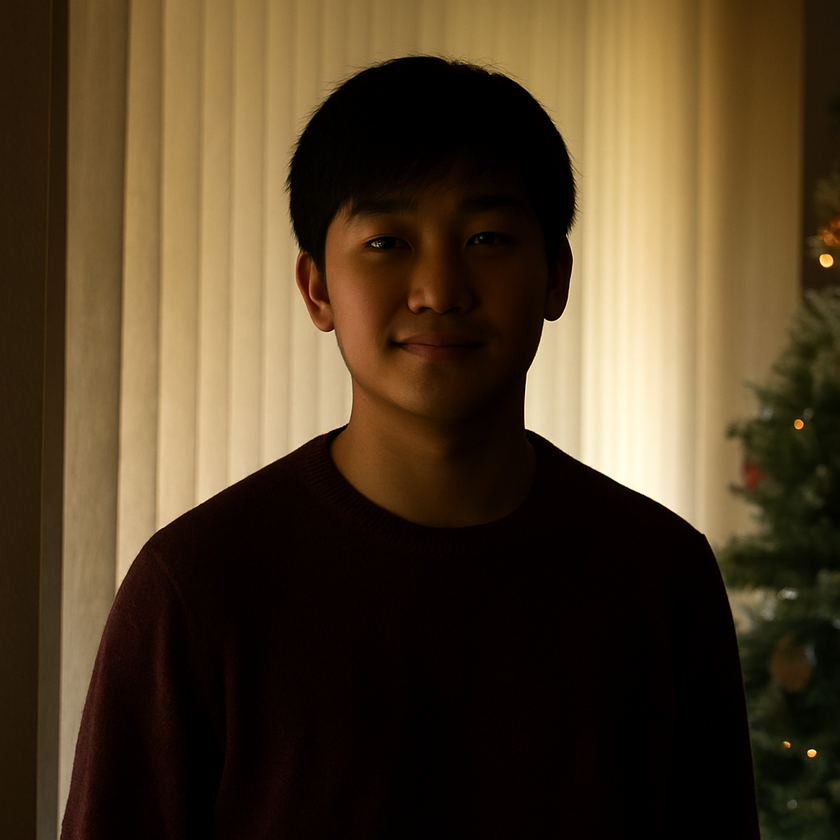
#> input picture data/raw/sample1.png, 840 x 840 px, shrunk from 1024 x 1024 before the run; its folder holds only this picture in this run
$ python exposure_correction.py   (older library calls are emulated)
#> lines starting #> are read from the running program, lines starting #| are printed output that depends on the picture; after the words box and inside, x2 and y2 are one past the last pixel; in counts of white or black regions, pixels touching at a corner belong together
# src/color_tool/preprocessing/exposure_correction.py
"""
Exposure + WB correction tuned for skin/hair/eye color analysis.

Pipeline:
  sRGB→linear → (skin-aware) exposure gain + soft roll-off
  → Shades-of-Gray WB (with Gray-World fallback)
  → back to sRGB → denoise → LAB(L*) CLAHE (adaptive)
  → mild a*/b* recenter (scaled by bias) → metrics & quality gate
"""

from __future__ import annotations
import os
import json
from dataclasses import dataclass
from typing import Tuple, Dict

import cv2
import numpy as np


# ----------------------- Config -----------------------

@dataclass
class PreprocessConfig:
    # Exposure
    target_mid_gray: float = 0.42      # desired midtone
    midtone_percentile: float = 60.0   # percentile treated as "midface"
    exposure_gain_min: float = 0.6     # >>> NEW: safer lower clamp (was 0.5)
    exposure_gain_max: float = 2.4     # >>> NEW: lower ceiling to avoid blowouts (was 3.0)

    # White balance
    wb_p_norm: int = 4
    wb_gain_clip: float = 1.8         # >>> NEW: safer cap (was 3.0)

    # LAB / CLAHE
    clahe_tile: int = 8
    clahe_clip_min: float = 1.4        # >>> NEW: gentler (was 1.5)
    clahe_clip_max: float = 3.5        # >>> NEW: avoid plasticky look (was 5.0)

    # a*/b* centering
    ab_shift_cap: float = 4.0          # >>> NEW: gentler cap (was 6.0)
    ab_full_shift_bias: float = 6.0    # >>> NEW: require stronger cast for full shift (was 5.0)

    # Quality thresholds (optional)
    max_overexp_pct: float = 2.0       # >>> NEW: tighter (was 3.0)
    max_underexp_pct: float = 8.0      # >>> NEW: looser shadow tolerance (was 5.0)
    max_ab_bias: float = 3.0           # tighter neutrality tolerance (was 3.5)
    min_blur_var: float = 60.0         # Laplacian variance lower bound

    # midtone range and max luminance for no-edit window
    min_midtone: float = 0.38   # >>> NEW: wider no-edit window (was 0.38)
    max_midtone: float = 0.54   # >>> NEW: wider no-edit window (was 0.54)
    max_safe_highs: float = 0.88 # >>> NEW: allow slightly brighter highlights (was 0.95)

    skin_min_fraction: float = 0.10    # >>> NEW: need enough skin to judge (was 0.02)

# ----------------------- Color space helpers -----------------------

def srgb_to_linear(img_u8: np.ndarray) -> np.ndarray:
    """uint8 sRGB (0..255, BGR) -> linear (0..1, BGR)."""
    x = img_u8.astype(np.float32) / 255.0
    return np.where(x <= 0.04045, x / 12.92, ((x + 0.055) / 1.055) ** 2.4)


def linear_to_srgb(img_lin: np.ndarray) -> np.ndarray:
    """linear (0..1, BGR) -> uint8 sRGB (0..255, BGR)."""
    x = np.where(img_lin <= 0.0031308, 12.92 * img_lin,
                 1.055 * (img_lin ** (1 / 2.4)) - 0.055)
    return np.clip(np.round(x * 255.0), 0, 255).astype(np.uint8)


def luminance_from_linear_bgr(lin_bgr: np.ndarray) -> np.ndarray:
    """ Luminance Y from linear BGR image."""
    B, G, R = lin_bgr[..., 0], lin_bgr[..., 1], lin_bgr[..., 2]
    return 0.2126 * R + 0.7152 * G + 0.0722 * B


# ----------------------- Building blocks -----------------------

def soft_tone(x: np.ndarray, k: float = 0.85) -> np.ndarray:
    """
    Highlight-preserving roll-off in linear space.
    x in [0,1]
    """
    return (x * (1.0 + k)) / (x + k + 1e-8)


def quick_skin_mask(bgr_u8: np.ndarray) -> np.ndarray:
    """
    Very lightweight skin mask (union of YCrCb and HSV rules), median smoothed.
    Returns uint8 mask {0,255}.
    """
    # YCrCb rule
    ycrcb = cv2.cvtColor(bgr_u8, cv2.COLOR_BGR2YCrCb)
    Y, Cr, Cb = cv2.split(ycrcb)
    m1 = (Cr >= 135) & (Cr <= 180) & (Cb >= 85) & (Cb <= 135)

    # HSV rule (avoid very low saturation and extremes)
    hsv = cv2.cvtColor(bgr_u8, cv2.COLOR_BGR2HSV)
    H, S, V = cv2.split(hsv)
    m2 = (S >= 40) & (V >= 35) & (V <= 240)

    mask = (m1 & m2).astype(np.uint8) * 255
    if mask.mean() > 0:
        mask = cv2.medianBlur(mask, 5)
    return mask


def estimate_exposure_gain(lin_bgr: np.ndarray, target: float, pct: float,
                           gmin: float, gmax: float,
                           skin_mask: np.ndarray | None = None) -> float:
    """
    Robust midtone-based global gain. If a usable skin mask is provided, we
    compute the percentile on skin only.
    """
    if skin_mask is not None and (skin_mask > 0).mean() >= 0.02:
        # Use only skin pixels
        lin_skin = lin_bgr[skin_mask > 0]
        R, G, B = lin_skin[:, 2], lin_skin[:, 1], lin_skin[:, 0]
        Y = 0.2126 * R + 0.7152 * G + 0.0722 * B
    else:
        Y = luminance_from_linear_bgr(lin_bgr)

    mid = float(np.percentile(Y, pct))
    if mid < 1e-6:
        return 1.0
    return float(np.clip(target / mid, gmin, gmax))


def shades_of_gray_wb(lin_bgr: np.ndarray, p: int, clip: float) -> Tuple[np.ndarray, np.ndarray]:
    """
    Shades-of-Gray white balance (Minkowski p-norm).
    Returns (balanced_linear_bgr, gains_bgr).
    """
    eps = 1e-8
    # Compute per-channel p-norm means
    m = np.power(np.mean(np.power(lin_bgr, p), axis=(0, 1)) + eps, 1 / p)  # B,G,R
    gains = m.mean() / m
    gains = np.clip(gains, 1.0 / clip, clip)
    out = np.clip(lin_bgr * gains, 0.0, 1.0)
    return out, gains

def gray_world_wb(lin_bgr: np.ndarray, clip: float) -> Tuple[np.ndarray, np.ndarray]:
    """ Gray-World white balance."""
    mean = lin_bgr.mean(axis=(0, 1))
    gains = mean.mean() / (mean + 1e-8)
    gains = np.clip(gains, 1.0 / clip, clip)
    out = np.clip(lin_bgr * gains, 0.0, 1.0)
    return out, gains


def lab_mean_ab(bgr_u8: np.ndarray) -> Tuple[float, float]:
    """ Mean a* and b* from uint8 BGR image."""
    lab = cv2.cvtColor(bgr_u8, cv2.COLOR_BGR2LAB)
    a = lab[..., 1].astype(np.float32) - 128.0
    b = lab[..., 2].astype(np.float32) - 128.0
    return float(a.mean()), float(b.mean())


def laplacian_var(gray_u8: np.ndarray) -> float:
    """ Laplacian variance (sharpness) from uint8 grayscale image."""
    return float(cv2.Laplacian(gray_u8, cv2.CV_64F).var())


# >>> NEW: luminance percentiles & adaptive roll-off strength helpers
def luminance_percentiles(lin_bgr: np.ndarray, mask: np.ndarray | None = None):
    """Return key luminance percentiles on linear Y (optionally skin-only)."""
    Y = luminance_from_linear_bgr(lin_bgr)
    if mask is not None and (mask > 0).any():
        Y = Y[mask > 0]
    return (float(np.percentile(Y, 5.0)),
            float(np.percentile(Y, 50.0)),
            float(np.percentile(Y, 95.0)),
            float(np.percentile(Y, 99.0)))


def k_for_soft_tone(y95: float) -> float:
    """Adaptive highlight roll-off: stronger when bright highlights exist."""
    # y95 <= 0.75 -> mild roll-off; y95 >= 0.95 -> strong roll-off
    return float(np.interp(y95, [0.75, 0.95], [0.85, 1.8]))


# ----------------------- Core routine -----------------------

def correct_exposure(
    bgr_u8: np.ndarray,
    cfg: PreprocessConfig | None = None
) -> Tuple[np.ndarray, Dict]:
    """
    Exposure + WB + mild LAB cleanup. Returns (corrected_bgr_u8, metrics).
    """
    if cfg is None:
        cfg = PreprocessConfig()

    report: Dict = {}

    # Pre metrics (for debugging/quality gate)
    pre_a, pre_b = lab_mean_ab(bgr_u8)
    pre_ab_bias = float(np.hypot(pre_a, pre_b))
    pre_over = float((bgr_u8 >= 250).mean() * 100.0)
    pre_under = float((bgr_u8 <= 5).mean() * 100.0)
    pre_blur = laplacian_var(cv2.cvtColor(bgr_u8, cv2.COLOR_BGR2GRAY))

    # 1) sRGB → linear
    lin = srgb_to_linear(bgr_u8)

    # >>> TWEAK: build skin & luminance stats early + wider NO-EDIT WINDOW + jitter guard
    skin = quick_skin_mask(bgr_u8)
    skin_frac = float((skin > 0).mean())

    # Luminance percentiles (global & skin-only)
    g_y5, g_y50, g_y95, g_y99 = luminance_percentiles(lin)
    s_y5, s_y50, s_y95, s_y99 = luminance_percentiles(
        lin, skin if skin_frac >= cfg.skin_min_fraction else None
    )

    # Prefer skin stats when enough skin is present
    use_skin_stats = (skin_frac >= cfg.skin_min_fraction)
    y50 = s_y50 if use_skin_stats else g_y50
    y95 = s_y95 if use_skin_stats else g_y95

    # -------- NO-EDIT WINDOW: leave already-good exposures untouched ----------
    # Wider band: treat 0.36–0.56 as acceptable midtone; highlights safe up to 0.96
    adequate_mid = cfg.min_midtone <= y50 <= cfg.max_midtone
    safe_highs  = y95 <= cfg.max_safe_highs

    if adequate_mid and safe_highs:
        # Small "jitter" guard—if a computed gain would move midtone by < 0.03, skip edits anyway
        # (protects borderline-good images from tiny, unnecessary changes)
        est_gain = cfg.target_mid_gray / max(y50, 1e-6)
        if abs((y50 * est_gain) - y50) < 0.03:
            report.update({
                "pre": {
                    "ab_bias": pre_ab_bias,
                    "overexp_pct": pre_over,
                    "underexp_pct": pre_under,
                    "blur_var": pre_blur,
                },
                "exposure_gain": 1.0,
                "used_skin_mask": bool(use_skin_stats),
                "skin_fraction": skin_frac,
                "wb_method": "noop",
                "wb_gains_bgr": (1.0, 1.0, 1.0),
                "clahe_clip_used": 0.0,
                "a_shift": 0.0,
                "b_shift": 0.0,
            })
            report["post"] = report["pre"]
            report["lighting_ok"] = True
            report["wb_ok"] = True
            report["sharp_ok"] = pre_blur > cfg.min_blur_var
            report["overall_ok"] = bool(report["lighting_ok"] and report["wb_ok"] and report["sharp_ok"])
            return bgr_u8, report
# --------------------------------------------------------------------------

    # 2) Exposure gain (skin-aware if possible) + soft roll-off with predicted clip guard
    use_skin = (skin_frac >= cfg.skin_min_fraction)

    proposed_gain = estimate_exposure_gain(
        lin, cfg.target_mid_gray, cfg.midtone_percentile,
        cfg.exposure_gain_min, cfg.exposure_gain_max,
        skin_mask=skin if use_skin else None
    )

    if use_skin and (0.4 <= y50 <= 0.56) and (pre_ab_bias <= 2.2):
        # prevent lifting if skin already mid-bright and chroma is healhty:
        proposed_gain = min(proposed_gain, 1.15)

    # >>> TWEAK: dynamic max gain — allow higher ceiling only when skin is clearly dark
    # (keeps good/brighter images safe, but lifts sample2–4)
    _, _, y95_sel, y99_sel = (s_y5, s_y50, s_y95, s_y99) if use_skin else (g_y5, g_y50, g_y95, g_y99)

    if y50 < 0.34 or y95_sel < 0.80:
        dyn_max = max(cfg.exposure_gain_max, 2.9)   # allow stronger lift for very dark faces
    elif y50 < 0.40:
        dyn_max = max(cfg.exposure_gain_max, 2.7)
    else:
        dyn_max = cfg.exposure_gain_max

    # Always clip by highlight safety using 99th percentile (skin-first)
    max_gain_clip = 0.98 / max(y99_sel, 1e-3)
    max_gain_clip *= 0.98  # small safety margin

    proposed_gain = float(min(proposed_gain, dyn_max, max_gain_clip))

    # Additional backoff if highlights would still push too high
    if (y95_sel * proposed_gain) > 0.95:
        proposed_gain *= 0.92

    gain = float(proposed_gain)

    # Adaptive highlight roll-off strength based on current y95
    k = k_for_soft_tone(y95_sel)
    lin = soft_tone(lin * gain, k=k)

    report["exposure_gain"] = gain
    report["used_skin_mask"] = bool(use_skin)
    report["skin_fraction"] = float(skin_frac)


    # 3) White balance: SoG with adaptive GW blend if SoG does not improve ab-bias enough
    sog_lin, sog_gains = shades_of_gray_wb(lin, cfg.wb_p_norm, cfg.wb_gain_clip)
    sog_bgr = linear_to_srgb(sog_lin)
    a1, b1 = lab_mean_ab(sog_bgr)
    sog_bias = np.hypot(a1, b1)

    gw_lin, gw_gains = gray_world_wb(lin, cfg.wb_gain_clip)
    gw_bgr = linear_to_srgb(gw_lin)
    ag, bg = lab_mean_ab(gw_bgr)
    gw_bias = np.hypot(ag, bg)

    # pick blend based on which reduces pre-bias more; interpolate when similar
    def improvement(b): return max(0.0, pre_ab_bias - b)
    imp_sog, imp_gw = improvement(sog_bias), improvement(gw_bias)
    total = imp_sog + imp_gw + 1e-6
    w_gw = float(np.clip(imp_gw / total, 0.0, 1.0))   # 0..1
    w_gw = 0.2 + 0.6 * w_gw                           # keep some SoG; range ≈ [0.2, 0.8]
    lin = np.clip(w_gw * gw_lin + (1.0 - w_gw) * sog_lin, 0, 1)

    report["wb_method"] = f"adaptive_blend_gw={w_gw:.2f}"
    report["wb_gains_bgr"] = tuple(float(x) for x in (w_gw * gw_gains + (1.0 - w_gw) * sog_gains))

    # 4) Back to sRGB → light denoise before LAB work
    bgr_corr = linear_to_srgb(lin)
    bgr_corr = cv2.fastNlMeansDenoisingColored(bgr_corr, None, h=3, hColor=3,
                                               templateWindowSize=7, searchWindowSize=21)

    # 5) Adaptive CLAHE on L* only
    # Contrast proxy: std of L* (0..255). Map to clip limit [min, max].
    # >>> NEW: only apply CLAHE when actually low-contrast to avoid waxy look
    lab = cv2.cvtColor(bgr_corr, cv2.COLOR_BGR2LAB)
    L = lab[..., 0].astype(np.float32)
    L_std = float(L.std())
    apply_clahe = L_std < 32.0
    if apply_clahe:
        clip = np.clip(1.2 + 4.0 * (L_std / 64.0), cfg.clahe_clip_min, cfg.clahe_clip_max)
        clahe = cv2.createCLAHE(clipLimit=float(clip), tileGridSize=(cfg.clahe_tile, cfg.clahe_tile))
        lab[..., 0] = clahe.apply(lab[..., 0])
        report["clahe_clip_used"] = float(clip)
    else:
        report["clahe_clip_used"] = 0.0

    # 6) Gentle a*/b* recenter, scaled by current bias and capped
    a = lab[..., 1].astype(np.float32) - 128.0
    b = lab[..., 2].astype(np.float32) - 128.0
    a_mean, b_mean = float(a.mean()), float(b.mean())
    ab_bias = float(np.hypot(a_mean, b_mean))
    # >>> NEW: skip if already near neutral; otherwise gentle nudge
    if ab_bias > 1.0:
        scale = np.clip((ab_bias - 1.0) / cfg.ab_full_shift_bias, 0.0, 1.0)  # only strong casts get full shift
        a_shift = float(np.clip(-a_mean * scale, -cfg.ab_shift_cap, cfg.ab_shift_cap))
        b_shift = float(np.clip(-b_mean * scale, -cfg.ab_shift_cap, cfg.ab_shift_cap))
        lab[..., 1] = np.clip(lab[..., 1].astype(np.float32) + a_shift, 0, 255).astype(np.uint8)
        lab[..., 2] = np.clip(lab[..., 2].astype(np.float32) + b_shift, 0, 255).astype(np.uint8)
    else:
        a_shift = 0.0
        b_shift = 0.0

    bgr_corr = cv2.cvtColor(lab, cv2.COLOR_LAB2BGR)

    # Post metrics
    overexp = float((bgr_corr >= 250).mean() * 100.0)
    underexp = float((bgr_corr <= 5).mean() * 100.0)
    blur = laplacian_var(cv2.cvtColor(bgr_corr, cv2.COLOR_BGR2GRAY))
    post_a, post_b = lab_mean_ab(bgr_corr)
    post_ab_bias = float(np.hypot(post_a, post_b))

    # >>> NEW: skin-weighted exposure stats after correction
    lin_post = srgb_to_linear(bgr_corr)
    sg_y5, sg_y50, sg_y95, sg_y99 = luminance_percentiles(
        lin_post, skin if skin_frac >= cfg.skin_min_fraction else None
    )

    report.update({
        "pre": {
            "ab_bias": pre_ab_bias,
            "overexp_pct": pre_over,
            "underexp_pct": pre_under,
            "blur_var": pre_blur,
        },
        "post": {
            "ab_bias": post_ab_bias,
            "overexp_pct": overexp,
            "underexp_pct": underexp,
            "blur_var": blur,
            "skin_y50": sg_y50,
            "skin_y95": sg_y95,
        },
        "clahe_clip_used": report.get("clahe_clip_used", 0.0),
        "a_shift": a_shift,
        "b_shift": b_shift,
    })

    # Quality gate (useful for “retake photo” prompts)
    # >>> NEW: prioritize skin; fall back to global only if too little skin
    skin_ok = (skin_frac >= cfg.skin_min_fraction)
    ov_ok = (sg_y95 if skin_ok else 0.0) <= 0.97 and overexp < cfg.max_overexp_pct
    un_ok = (sg_y50 if skin_ok else g_y50) >= 0.34 or underexp < cfg.max_underexp_pct
    lighting_ok = bool(ov_ok and un_ok)
    wb_ok = (post_ab_bias < cfg.max_ab_bias)
    sharp_ok = (blur > cfg.min_blur_var)

    # Penalize frames with too little skin (hard to grade fairly)
    if not skin_ok:
        lighting_ok = False

    report["lighting_ok"] = lighting_ok
    report["wb_ok"] = wb_ok
    report["sharp_ok"] = sharp_ok
    report["overall_ok"] = bool(lighting_ok and wb_ok and sharp_ok)

    return bgr_corr, report


# ----------------------- Simple batch driver -----------------------

def main():
    # Batch process everything in data/raw/, save to data/processed/
    root = (os.path.dirname(__file__)).split("\\src")[0] if "\\" in __file__ else (os.path.dirname(__file__)).split("/src")[0]
    data_path = os.path.join(root, "data")
    raw_dir = os.path.join(data_path, "raw")
    out_dir = os.path.join(data_path, "processed")
    os.makedirs(out_dir, exist_ok=True)

    cfg = PreprocessConfig()

    for fname in sorted(os.listdir(raw_dir)):
        if not fname.lower().endswith((".jpg", ".jpeg", ".png", ".bmp", ".tiff")):
            continue
        ipath = os.path.join(raw_dir, fname)
        img = cv2.imread(ipath, cv2.IMREAD_COLOR)
#> img is the input picture: shape (840, 840, 3); mean B, G, R 38.9, 62.9, 80.2
        if img is None:
            print(f"[WARN] Could not read {ipath}")
            continue

        corrected, metrics = correct_exposure(img, cfg)
#> in lab_mean_ab, `b = lab[..., 2].astype(np.float32) - 128.0`:
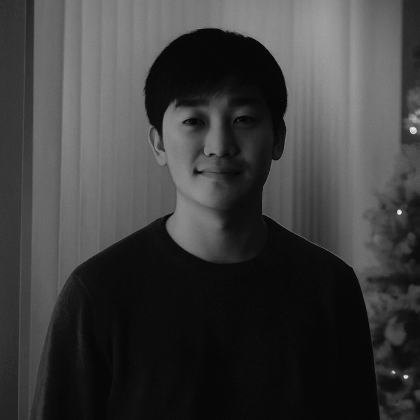
#> b: shape (840, 840) float32 (shown at 1/2 size); min -2, max 70, mean 15.5; drawn with min black and max white
#> in correct_exposure, `pre_a, pre_b = lab_mean_ab(bgr_u8)`: pre_a = 3.62; pre_b = 15.49
#> in correct_exposure, `pre_ab_bias = float(np.hypot(pre_a, pre_b))`: pre_ab_bias = 15.91
#> in correct_exposure, `pre_over = float((bgr_u8 >= 250).mean() * 100.0)`: pre_over = 0.509
#> in correct_exposure, `pre_under = float((bgr_u8 <= 5).mean() * 100.0)`: pre_under = 32.23
#> in correct_exposure, `pre_blur = laplacian_var(cv2.cvtColor(bgr_u8, cv2.COLOR_BGR2GRAY))`: pre_blur = 94.98
#> in quick_skin_mask, `m1 = (Cr >= 135) & (Cr <= 180) & (Cb >= 85) & (Cb <= 135)`:
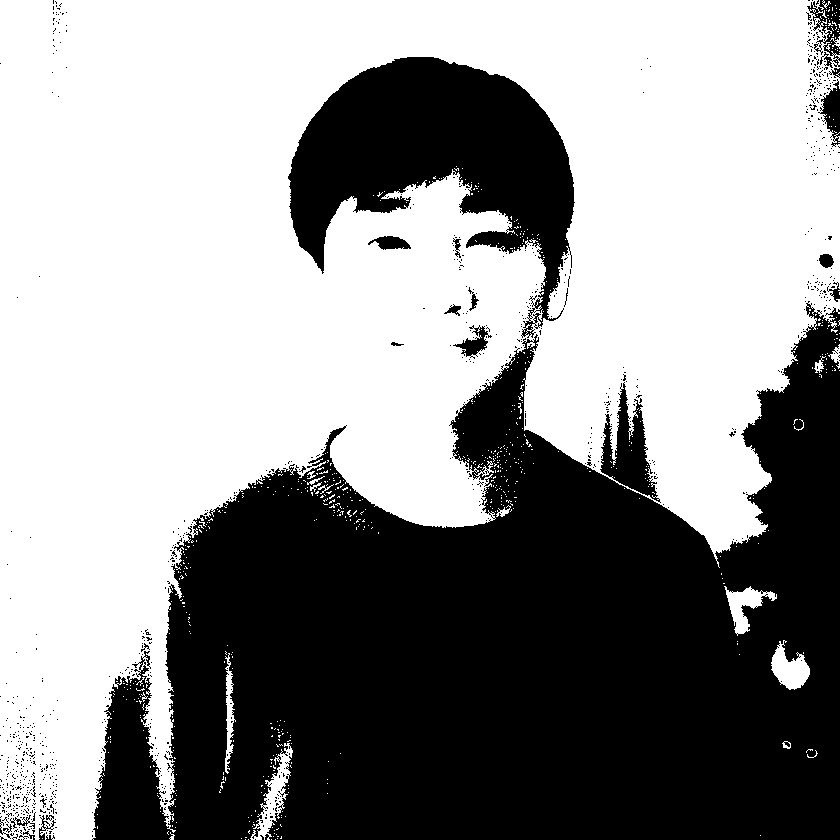
#> m1: shape (840, 840) bool; 57.8% white; 920 black regions (896 under 20 px), largest, box (x1, y1, x2, y2) and area: (92, 301, 840, 840) 250205, (288, 57, 575, 338) 38766, (600, 382, 661, 503) 2994
#> in correct_exposure, `skin_frac = float((skin > 0).mean())`: skin_frac = 0.511
#> in luminance_from_linear_bgr, `B, G, R = lin_bgr[..., 0], lin_bgr[..., 1], lin_bgr[..., 2]`:
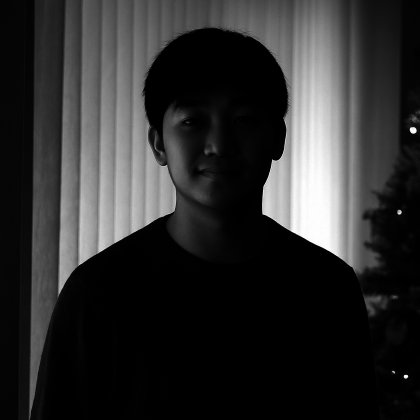
#> R: shape (840, 840) float32 (shown at 1/2 size); min 0, max 1, mean 0.181
#> in correct_exposure, `g_y5, g_y50, g_y95, g_y99 = luminance_percentiles(lin)`: g_y5 = 0.000129; g_y50 = 0.0132; g_y95 = 0.564; g_y99 = 0.86
#> in correct_exposure, `s_y5, s_y50, s_y95, s_y99 = luminance_percentiles( lin, skin if skin_f..`: s_y5 = 0.0108; s_y50 = 0.183; s_y95 = 0.567; s_y99 = 0.681
#> in correct_exposure, `use_skin_stats = (skin_frac >= cfg.skin_min_fraction)`: use_skin_stats = True
#> in correct_exposure, `y50 = s_y50 if use_skin_stats else g_y50`: y50 = 0.183
#> in correct_exposure, `y95 = s_y95 if use_skin_stats else g_y95`: y95 = 0.567
#> in correct_exposure, `adequate_mid = cfg.min_midtone <= y50 <= cfg.max_midtone`: adequate_mid = False
#> in correct_exposure, `safe_highs  = y95 <= cfg.max_safe_highs`: safe_highs = True
#> in estimate_exposure_gain, `mid = float(np.percentile(Y, pct))`: mid = 0.231
#> in correct_exposure, `proposed_gain = estimate_exposure_gain( lin, cfg.target_mid_gray, cfg...`: proposed_gain = 1.82
#> in correct_exposure, `_, _, y95_sel, y99_sel = (s_y5, s_y50, s_y95, s_y99) if use_skin else ..`: y95_sel = 0.567; y99_sel = 0.681
#> in correct_exposure, `max_gain_clip = 0.98 / max(y99_sel, 1e-3)`: max_gain_clip = 1.44
#> in correct_exposure, `max_gain_clip *= 0.98`: max_gain_clip = 1.41
#> in correct_exposure, `k = k_for_soft_tone(y95_sel)`: k = 0.85
#> in shades_of_gray_wb, `m = np.power(np.mean(np.power(lin_bgr, p), axis=(0, 1)) + eps, 1 / p)`: m = [0.409, 0.557, 0.653]
#> in shades_of_gray_wb, `gains = m.mean() / m`: gains = [1.32, 0.969, 0.826]
#> in shades_of_gray_wb, `out = np.clip(lin_bgr * gains, 0.0, 1.0)`:
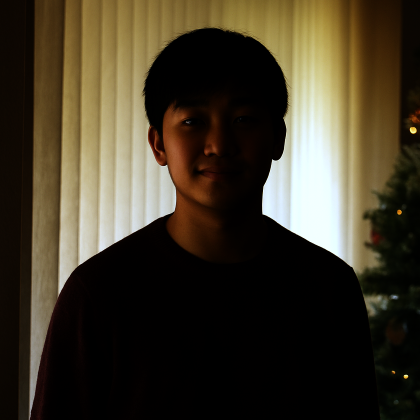
#> out: shape (840, 840, 3) float32 (shown at 1/2 size); mean B, G, R 0.159, 0.224, 0.256
#> in linear_to_srgb, `x = np.where(img_lin <= 0.0031308, 12.92 * img_lin, 1.055 * (img_lin *..`:
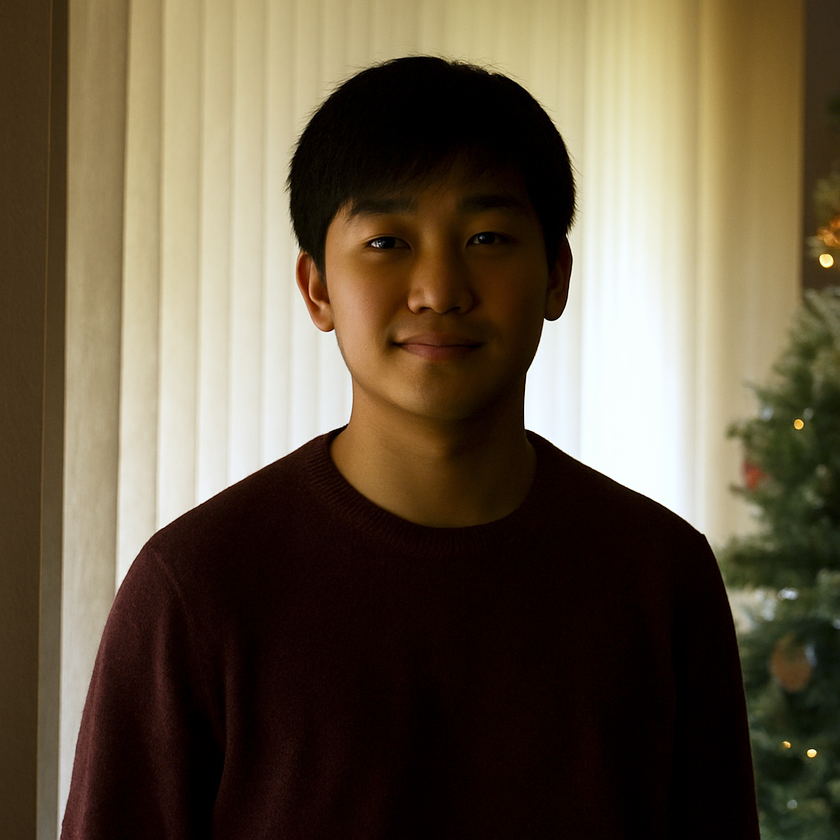
#> x: shape (840, 840, 3) float32; mean B, G, R 0.267, 0.347, 0.397
#> (the rest of the program and of its run is left out)
